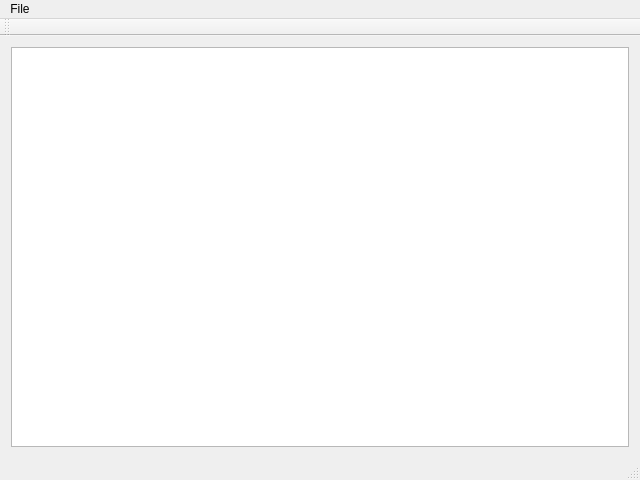
<?xml version="1.0" encoding="UTF-8"?>
<ui version="4.0">
 <class>MainWindow</class>
 <widget class="QMainWindow" name="MainWindow">
  <property name="geometry">
   <rect>
    <x>0</x>
    <y>0</y>
    <width>640</width>
    <height>480</height>
   </rect>
  </property>
  <property name="windowTitle">
   <string>Qt Table App</string>
  </property>
  <widget class="QWidget" name="centralWidget">
   <layout class="QHBoxLayout" name="horizontalLayout">
    <item>
     <widget class="QTableView" name="tableView"/>
    </item>
   </layout>
  </widget>
  <widget class="QMenuBar" name="menuBar">
   <property name="geometry">
    <rect>
     <x>0</x>
     <y>0</y>
     <width>640</width>
     <height>21</height>
    </rect>
   </property>
   <widget class="QMenu" name="menuFile">
    <property name="title">
     <string>File</string>
    </property>
    <addaction name="actionOpen"/>
   </widget>
   <addaction name="menuFile"/>
  </widget>
  <widget class="QToolBar" name="mainToolBar">
   <attribute name="toolBarArea">
    <enum>TopToolBarArea</enum>
   </attribute>
   <attribute name="toolBarBreak">
    <bool>false</bool>
   </attribute>
  </widget>
  <widget class="QStatusBar" name="statusBar"/>
  <action name="actionOpen">
   <property name="text">
    <string>Open</string>
   </property>
  </action>
 </widget>
 <layoutdefault spacing="6" margin="11"/>
 <resources/>
 <connections/>
</ui>
